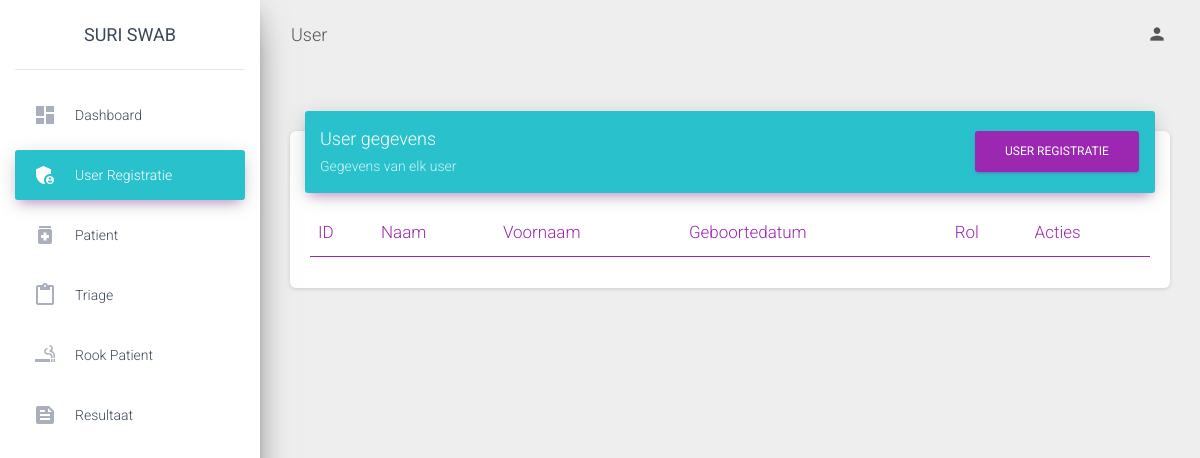
/admin/view/admin.php, run on an earlier commit of the app's database.
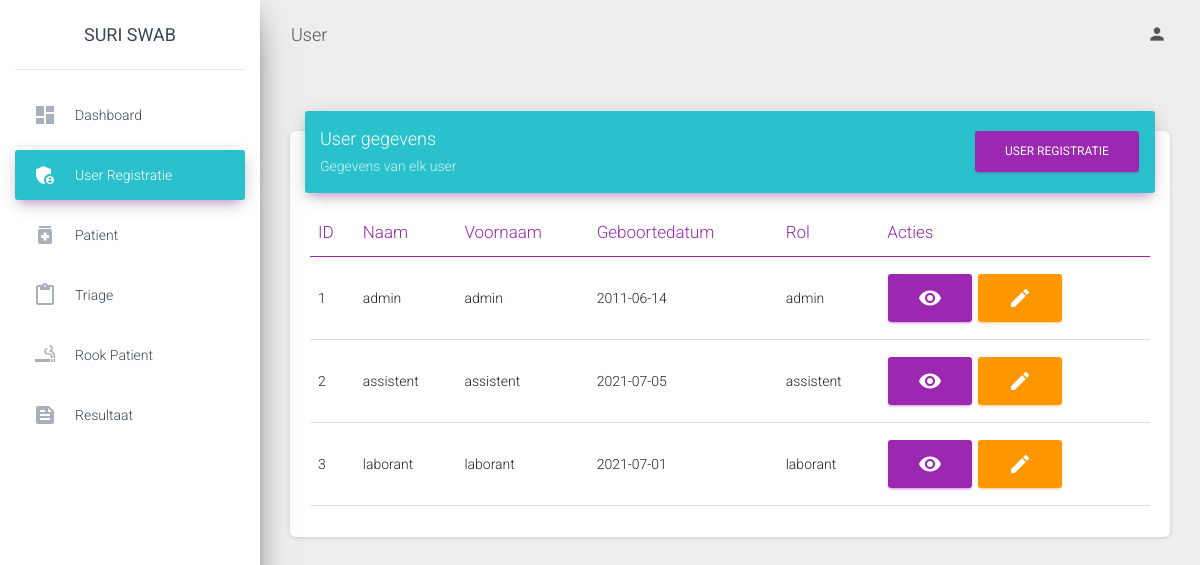
And on a later commit of the database.
### tables this page shows
CREATE TABLE `gebruikers` (
  `id_gebruiker` int(11) NOT NULL,
  `role` enum('admin','assistent','laborant') NOT NULL,
  `usernaam` varchar(255) NOT NULL,
  `password` varchar(255) NOT NULL,
  `id_district` int(11) NOT NULL,
  `Unaam` varchar(30) NOT NULL,
  `Uvoornaam` varchar(30) NOT NULL,
  `geboortedatum` date NOT NULL
);

### admin/view/admin.php (the view, shortened to what this page needs)
<?php
include '../../db/connection.php';
?>
<!DOCTYPE html>
<html lang="en">
<head>
  <link rel="stylesheet" href="https://maxcdn.bootstrapcdn.com/font-awesome/latest/css/font-awesome.min.css">
  <link href="https://cdn.jsdelivr.net/npm/bootstrap@5.0.1/dist/css/bootstrap.min.css" rel="stylesheet">
  <link href="../../assets/css/material-dashboard.css?v=2.1.2" rel="stylesheet" />
  <link href="../../assets/demo/demo.css" rel="stylesheet" />
 <link href="https://cdn.datatables.net/1.10.25/css/dataTables.bootstrap5.min.css" rel="stylesheet">
</head>
<body class="">
  <div class="wrapper ">
    <div class="sidebar" data-color="purple" data-background-color="white" data-image="../assets/img/sidebar-1.jpg" >
       <div class="logo"><a href="" class="simple-text logo-normal">
          Suri Swab
        </a></div>
      <div class="sidebar-wrapper">
        <ul class="nav">
          <li class="nav-item">
            <a class="nav-link" href="./dashboard.php">
              <i class="material-icons">dashboard</i>
              <p>Dashboard</p>
            </a>
          </li>
          <li class="nav-item active">
            <a class="nav-link" href="./admin.php" style="background-color: #29c2cc">
              <i class="material-icons">admin_panel_settings</i>
              <p>user registratie</p>
            </a>
          </li>
          <li class="nav-item ">
            <a class="nav-link" href="./patient.php">
              <i class="material-icons">medication</i>
              <p>patient</p>
            </a>
          </li>
          <li class="nav-item ">
            <a class="nav-link" href="./triage.php">
              <i class="material-icons">content_paste</i>
              <p>Triage</p>
            </a>
          </li>
          <li class="nav-item">
            <a class="nav-link" href="./rook.php">
              <i class="material-icons">smoking_rooms</i>
              <p>Rook patient</p>
            </a>
          </li>
          <li class="nav-item">
            <a class="nav-link" href="./resultaat.php">
              <i class="material-icons">feed</i>
              <p>Resultaat</p>
            </a>
          </li>
        </ul>
      </div>
    </div>
    <div class="main-panel">
      <nav class="navbar navbar-expand-lg navbar-transparent navbar-absolute fixed-top ">
        <div class="container-fluid">
          <div class="navbar-wrapper">
            <a class="navbar-brand" href="javascript:;">User</a>
          </div>
          <div class="collapse navbar-collapse justify-content-end">
            <ul class="navbar-nav">
              <li class="nav-item dropdown">
                <a class="nav-link" href="javascript:;" id="navbarDropdownProfile" data-toggle="dropdown" aria-haspopup="true" aria-expanded="false">
                  <i class="material-icons">person</i>
                </a>
              </li>
            </ul>
          </div>
        </div>
      </nav>
  <div class="content">
    <div class="container-fluid">
      <div class="row">
        <div class="col-md-12">
              </div>
          </div>
          <div class="row">
            <div class="col-md-12">
              <div class="card">
                <div class="card-header card-header-primary" style="background: #29c2cc">
                  <div class="row">
                    <div class="col-md-4">
                        <h4 class="card-title ">User gegevens</h4>
                        <p class="card-category"> Gegevens van elk user</p>
                       </div>
                          <div class="col-md-4">
                          </div>
    <div class="col-md-4 ">
          <span class="pull-right"><a href="#userregistratieModal" data-toggle="modal" class="btn btn-primary"><span class="glyphicon glyphicon-plus"></span>user registratie</a></span>
            </div>
                </div>
                </div>
                <div class="card-body">
                  <div class="table-responsive">
                    <table class="table" id="myTable">
                      <thead class=" text-primary">
                        <th>
                          ID
                        </th>
                        <th>
                          Naam
                        </th>
                        <th>
                          Voornaam
                        </th>
                        <th>
                          Geboortedatum
                        </th>
                        <th>
                          Rol
                        </th>
                        <th>
                          Acties
                        </th>
                      </thead>
                      <tbody>
                      <?php
                      $sql = "SELECT * from gebruikers";
                      $result = $conn->query($sql);
                                    if ($result->num_rows > 0) {
                                        while ($row = $result->fetch_assoc()) {
                      ?>
                      <tr>
                                                <td><?php echo $row['id_gebruiker']; ?></td>
                                                <td><?php echo $row['Unaam']; ?></td>
                                                <td><?php echo $row['Uvoornaam']; ?></td>
                                                <td><?php echo $row['geboortedatum']; ?></td>
                                                <td><?php echo $row['role']; ?></td>
                                                 <td>
                                                <a href="#viewuser<?php echo $row['id_gebruiker']; ?>" data-toggle="modal" class="btn btn-primary material-icons">visibility</a>
                                                <a href="#edituser<?php echo $row['id_gebruiker']; ?>" data-toggle="modal" class="btn btn-warning material-icons">edit</a>
                                                </td>
                      </tr>
                                    <?php
                                        }
                                    } else {
                                      echo "";
                                    }
                                    ?>
                      </tbody>
                    </table>
                  </div>
                </div>
              </div>
            </div>
          </div>
        </div>
      </div>
</body>
</html>

What changed in the data, as far as the page shows it:
added gebruikers: id_gebruiker "1", Unaam "admin", Uvoornaam "admin", geboortedatum "2011-06-14", role "admin"
added gebruikers: id_gebruiker "2", Unaam "assistent", Uvoornaam "assistent", geboortedatum "2021-07-05", role "assistent"
added gebruikers: id_gebruiker "3", Unaam "laborant", Uvoornaam "laborant", geboortedatum "2021-07-01", role "laborant"
